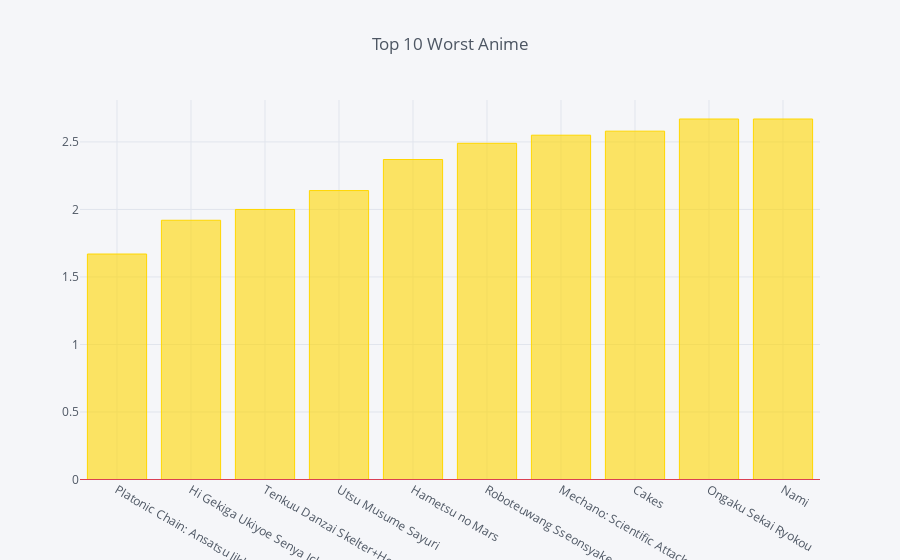

The cell this chart's notebook holds for it:
### Code cell
worst_rated = anime_df.rating.replace("Unknown", np.nan).astype("float64").sort_values(ascending = True)[:10].tolist()
worst_rated_anime = anime_df.loc[anime_df.rating.replace("Unknown", np.nan).astype("float64").sort_values(ascending = True)[:10].index]["name"].tolist()
worst_r_an = pd.DataFrame({"ratings":worst_rated},index = worst_rated_anime)
worst_r_an.iplot(kind='bar', title = 'Top 10 Worst Anime', hline=(0), color = ['gold'])

### Figure 1 — Plotly figure (JSON) as saved in the notebook; plotly's stock layout.template omitted (floating-point values rounded to 4 significant figures)
{"data": [{"marker": {"color": "rgba(255, 215, 0, 0.6)", "line": {"color": "rgba(255, 215, 0, 1.0)", "width": 1}}, "name": "ratings", "orientation": "v", "text": "", "type": "bar", "x": ["Platonic Chain: Ansatsu Jikkouchuu", "Hi Gekiga Ukiyoe Senya Ichiya", "Tenkuu Danzai Skelter+Heaven", "Utsu Musume Sayuri", "Hametsu no Mars", "Roboteuwang Sseonsyakeu", "Mechano: Scientific Attack Force", "Cakes", "Ongaku Sekai Ryokou", "Nami"], "y": [1.67, 1.92, 2, 2.14, 2.37, 2.49, 2.55, 2.58, 2.67, 2.67]}], "layout": {"autosize": true, "legend": {"bgcolor": "#F5F6F9", "font": {"color": "#4D5663"}}, "paper_bgcolor": "#F5F6F9", "plot_bgcolor": "#F5F6F9", "shapes": [{"line": {"color": "#db4052", "dash": "solid", "width": 1}, "type": "line", "x0": 0, "x1": 1, "xref": "paper", "y0": 0, "y1": 0, "yref": "y"}], "title": {"font": {"color": "#4D5663"}, "text": "Top 10 Worst Anime"}, "xaxis": {"autorange": true, "gridcolor": "#E1E5ED", "range": [-0.5, 9.5], "showgrid": true, "tickfont": {"color": "#4D5663"}, "title": {"font": {"color": "#4D5663"}, "text": ""}, "type": "category", "zerolinecolor": "#E1E5ED"}, "yaxis": {"autorange": true, "gridcolor": "#E1E5ED", "range": [-0.00783, 2.811], "showgrid": true, "tickfont": {"color": "#4D5663"}, "title": {"font": {"color": "#4D5663"}, "text": ""}, "type": "linear", "zerolinecolor": "#E1E5ED"}}}
